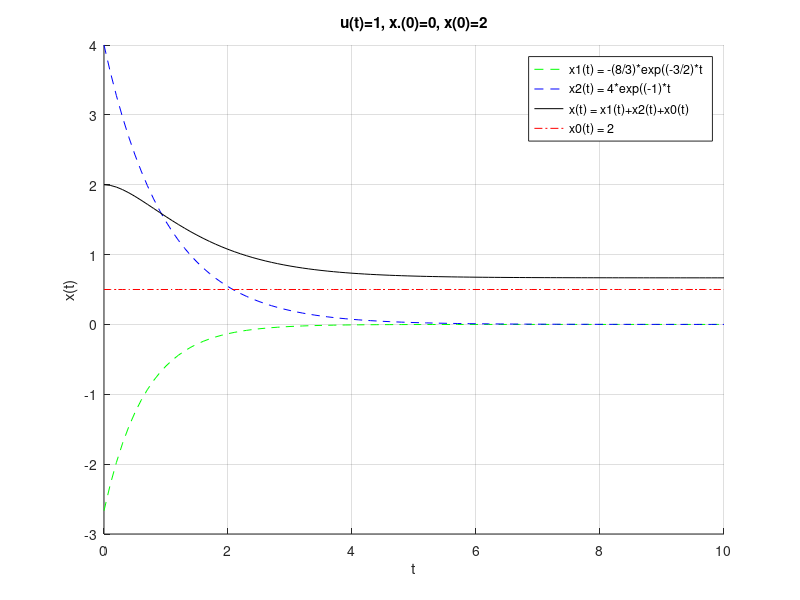

The MATLAB source for this figure:
% Michal Dos 263498
% grupa poniedzialek 13.15
% lab 2

%% rownanie ax'' + bx' + cx = ku



close all; clear; clc; hold on; grid on;

% subplot(2,3,1)

u0 = ones([1,101])*1/2;
t = 0:0.1:10;
C1 =  -8/3*exp((-3/2)*t);
C2 =  4*exp((-1)*t);
xwy = 2/3;
xsz1 = C1 + C2 + xwy;

xlabel('t');
ylabel('x(t)');
title('u(t)=1, x.(0)=0, x(0)=2');
plot(t, C1,'--g');
plot(t,C2,'--b');
plot(t,xsz1, 'k');
plot(t,u0, '-.r');

legend( 'x1(t) = -(8/3)*exp((-3/2)*t' , 'x2(t) = 4*exp((-1)*t',  'x(t) = x1(t)+x2(t)+x0(t)','x0(t) = 2');
hold off;
